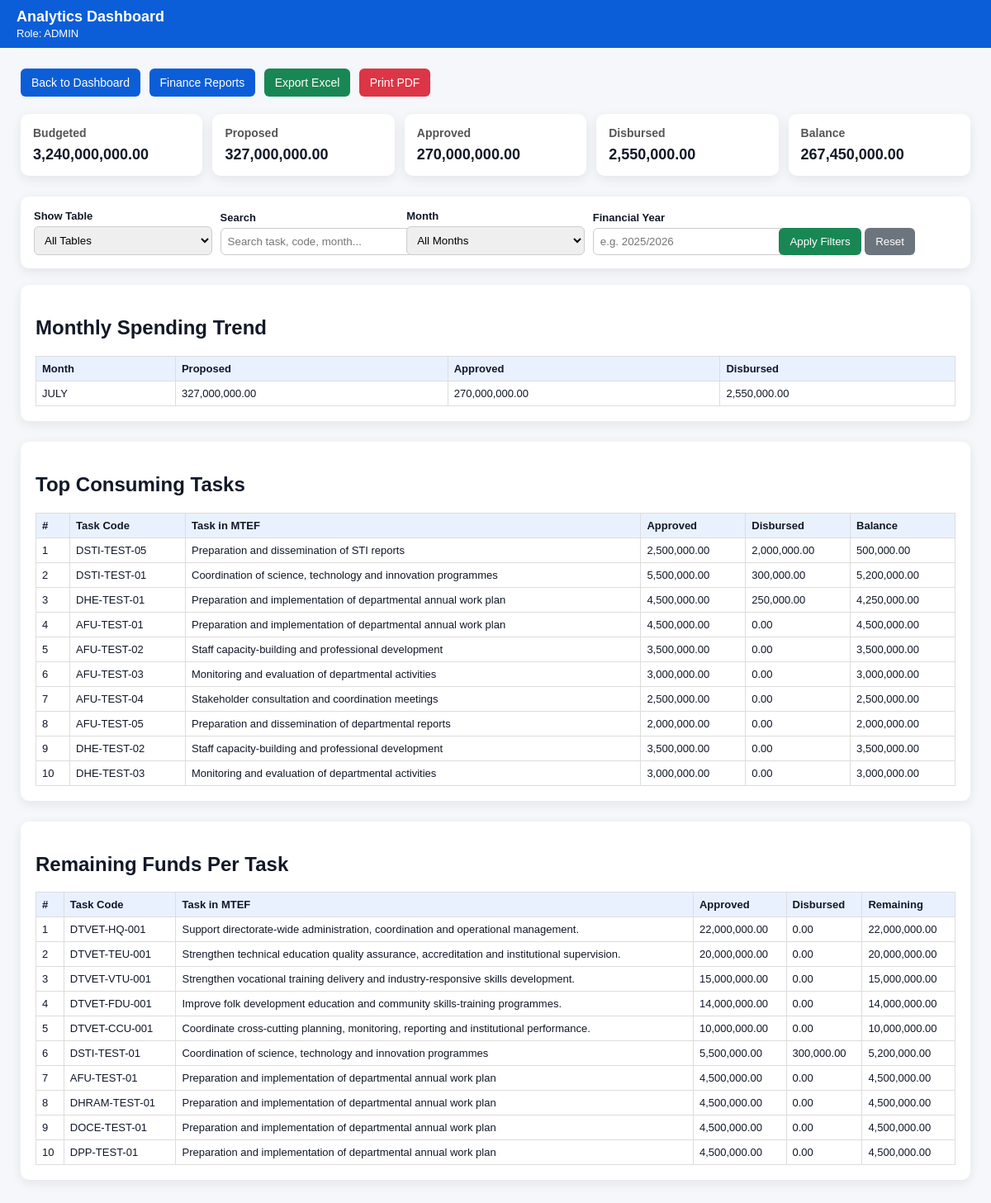
Screenshot of /finance/analytics/ (signed in) with the database file from the repository.
### finance/models.py (models this page shows, shortened)
class BudgetLine(models.Model):
    CATEGORY_CHOICES = [
        ("TRANSPORT", "Transport"),
        ("ACCOMMODATION", "Accommodation"),
        ("FUEL", "Fuel"),
        ("MEALS", "Meals"),
        ("PRINTING", "Printing"),
        ("ALLOWANCE", "Allowance"),
        ("PROCUREMENT", "Procurement"),
        ("OTHER", "Other"),
    ]
    MONTH_CHOICES = [
        ("JULY", "July"),
        ("AUGUST", "August"),
        ("SEPTEMBER", "September"),
        ("OCTOBER", "October"),
        ("NOVEMBER", "November"),
        ("DECEMBER", "December"),
        ("JANUARY", "January"),
        ("FEBRUARY", "February"),
        ("MARCH", "March"),
        ("APRIL", "April"),
        ("MAY", "May"),
        ("JUNE", "June"),
    ]
    department = models.ForeignKey(
        "permits.Department",
        on_delete=models.PROTECT,
        null=True,
        blank=True,
        related_name="finance_budget_lines",
    )
    department_unit = models.ForeignKey(
        "permits.DepartmentUnit",
        on_delete=models.PROTECT,
        null=True,
        blank=True,
        related_name="finance_budget_lines",
    )
    finance_request = models.ForeignKey(
        FinanceRequest,
        on_delete=models.CASCADE,
        related_name="budget_lines",
        null=True,
        blank=True,
    )
    task_code = models.CharField(max_length=50, default="TASK-001")
    task_in_mtef = models.TextField(default="Default Task")
    financial_year = models.CharField(max_length=20, default="2025/2026")
    budgeted_amount = models.DecimalField(
        max_digits=14,
        decimal_places=2,
        default=0,
    )
    amount_disbursed = models.DecimalField(
        max_digits=14,
        decimal_places=2,
        default=0,
    )
    month = models.CharField(
        max_length=20,
        choices=MONTH_CHOICES,
        default="JULY",
    )
    monthly_activity_description = models.TextField(blank=True)
    monthly_proposed_amount = models.DecimalField(
        max_digits=14,
        decimal_places=2,
        null=True,
        blank=True,
        default=Decimal("0.00"),
    )
    monthly_approved_amount = models.DecimalField(
        max_digits=14,
        decimal_places=2,
        null=True,
        blank=True,
        default=Decimal("0.00"),
    )
    item_name = models.CharField(
        max_length=255,
        default="General Activity",
    )
    description = models.TextField(blank=True)
    quantity = models.DecimalField(
        max_digits=10,
        decimal_places=2,
        default=1,
    )
    unit_cost = models.DecimalField(
        max_digits=14,
        decimal_places=2,
        default=0,
    )
    total_cost = models.DecimalField(
        max_digits=14,
        decimal_places=2,
        editable=False,
        default=0,
    )
    budget_code = models.CharField(max_length=50, blank=True)
    expense_category = models.CharField(
        max_length=30,
        choices=CATEGORY_CHOICES,
        default="OTHER",
    )
    remarks = models.TextField(blank=True)
    class Meta:
        ordering = ["financial_year", "month", "task_code"]
        indexes = [
            models.Index(fields=["department", "financial_year"]),
            models.Index(fields=["department", "month"]),
        ]

### finance/views.py (the view)
# urls.py: path("analytics/", views.finance_analytics, name="finance_analytics"),
@login_required
def finance_analytics(request):
    role = get_user_role(request.user)
    if not can_view_finance_reports(request.user):
        messages.error(
            request,
            "You are not allowed to view finance analytics.",
        )
        return redirect("finance:dashboard")
    budget_lines = get_filtered_budget_lines(request)
    analytics_data = build_finance_analytics_data(budget_lines)
    context = {
        "role": role,
        "selected_table": request.GET.get("table", "all"),
        "search_query": request.GET.get("search", ""),
        "selected_month": request.GET.get("month", "all"),
        "financial_year": request.GET.get("financial_year", ""),
        **analytics_data,
    }
    return render(
        request,
        "finance/analytics.html",
        context,
    )

### finance/views.py (called while the page is built, shortened)
def get_user_role(user):
    if user.is_superuser:
        return "ADMIN"

def can_view_finance_reports(user):
    return get_user_role(user) in [
        "ADMIN",
        "DIVISION_BUDGET_OFFICER",
        "ACCOUNTANT",
        "HEAD_OF_UNIT",
        "ASSISTANT_DIRECTOR",
        "DIRECTOR",
    ]

def get_current_financial_year(today=None):
    today = today or date.today()
    if today.month >= 7:
        return f"{today.year}/{today.year + 1}"
    return f"{today.year - 1}/{today.year}"

def get_visible_budget_lines(user):
    base_qs = BudgetLine.objects.select_related(
        "department",
        "department_unit",
        "finance_request",
        "finance_request__department",
    )
    if user.is_superuser or get_user_role(user) == "ADMIN":
        return base_qs.order_by(
            "financial_year",
            "month",
            "task_code",
        )

def calculate_unique_annual_budget(budget_lines):
    seen_tasks = set()
    total = Decimal("0.00")
    for line in budget_lines:
        key = (line.financial_year, line.task_code)
        if key not in seen_tasks:
            total += line.budgeted_amount or Decimal("0.00")
            seen_tasks.add(key)
    return total

### finance/templates/finance/analytics.html (shortened to what this page needs)
<!DOCTYPE html>
<html>
<head>
    {% load humanize %}
</head>
<body>
    <div class="topbar">
        <h1>Analytics Dashboard</h1>
        <p>Role: {{ role }}</p>
    </div>
    <div class="container">
        <div class="actions">
            <a href="{% url 'finance:dashboard' %}">Back to Dashboard</a>
            <a href="{% url 'finance:finance_reports' %}">Finance Reports</a>
            <a id="exportExcelBtn" href="#" class="export-excel">Export Excel</a>
            <a id="exportPdfBtn" href="#" class="export-pdf">Print PDF</a>
        </div>
        <div class="cards">
            <div class="card">
                <h3>Budgeted</h3>
                <p>{{ total_budgeted|floatformat:2|intcomma }}</p>
            </div>
            <div class="card">
                <h3>Proposed</h3>
                <p>{{ total_proposed|floatformat:2|intcomma }}</p>
            </div>
            <div class="card">
                <h3>Approved</h3>
                <p>{{ total_approved|floatformat:2|intcomma }}</p>
            </div>
            <div class="card">
                <h3>Disbursed</h3>
                <p>{{ total_disbursed|floatformat:2|intcomma }}</p>
            </div>
            <div class="card">
                <h3>Balance</h3>
                <p>{{ balance|floatformat:2|intcomma }}</p>
            </div>
        </div>
        <div class="filter-box">
            <div>
                <label>Show Table</label>
                <select id="tableFilter">
                    <option value="all" {% if selected_table == "all" %}selected{% endif %}>All Tables</option>
                </select>
            </div>
            <div>
                <label>Search</label>
                <input type="text" id="searchInput" value="{{ search_query }}" placeholder="Search task, code, month...">
            </div>
            <div>
                <label>Month</label>
                <select id="monthFilter">
                    <option value="all" {% if selected_month == "all" %}selected{% endif %}>All Months</option>
                </select>
            </div>
            <div>
                <label>Financial Year</label>
                <input type="text" id="financialYear" value="{{ financial_year }}" placeholder="e.g. 2025/2026">
            </div>
            <div>
                <button type="button" onclick="applyFilters()">Apply Filters</button>
                <button type="button" class="reset-btn" onclick="resetFilters()">Reset</button>
            </div>
        </div>
        <div class="section analytics-section" data-table="monthly">
            <h2>Monthly Spending Trend</h2>
            <table>
                <tr>
                    <th>Month</th>
                    <th>Proposed</th>
                    <th>Approved</th>
                    <th>Disbursed</th>
                </tr>
                {% for month, data in monthly_data.items %}
                <tr class="filter-row">
                    <td>{{ month }}</td>
                    <td>{{ data.proposed|floatformat:2|intcomma }}</td>
                    <td>{{ data.approved|floatformat:2|intcomma }}</td>
                    <td>{{ data.disbursed|floatformat:2|intcomma }}</td>
                </tr>
                {% empty %}
                <tr>
                    <td colspan="4">No monthly data available.</td>
                </tr>
                {% endfor %}
            </table>
        </div>
        <div class="section analytics-section" data-table="top">
            <h2>Top Consuming Tasks</h2>
            <table>
                <tr>
                    <th>#</th>
                    <th>Task Code</th>
                    <th>Task in MTEF</th>
                    <th>Approved</th>
                    <th>Disbursed</th>
                    <th>Balance</th>
                </tr>
                {% for task in top_consuming_tasks %}
                <tr class="filter-row">
                    <td>{{ forloop.counter }}</td>
                    <td>{{ task.task_code }}</td>
                    <td>{{ task.task_in_mtef }}</td>
                    <td>{{ task.approved|floatformat:2|intcomma }}</td>
                    <td>{{ task.disbursed|floatformat:2|intcomma }}</td>
                    <td>{{ task.balance|floatformat:2|intcomma }}</td>
                </tr>
                {% empty %}
                <tr>
                    <td colspan="6">No task expenditure data available.</td>
                </tr>
                {% endfor %}
            </table>
        </div>
        <div class="section analytics-section" data-table="remaining">
            <h2>Remaining Funds Per Task</h2>
            <table>
                <tr>
                    <th>#</th>
                    <th>Task Code</th>
                    <th>Task in MTEF</th>
                    <th>Approved</th>
                    <th>Disbursed</th>
                    <th>Remaining</th>
                </tr>
                {% for task in remaining_funds_tasks %}
                <tr class="filter-row">
                    <td>{{ forloop.counter }}</td>
                    <td>{{ task.task_code }}</td>
                    <td>{{ task.task_in_mtef }}</td>
                    <td>{{ task.approved|floatformat:2|intcomma }}</td>
                    <td>{{ task.disbursed|floatformat:2|intcomma }}</td>
                    <td>{{ task.balance|floatformat:2|intcomma }}</td>
                </tr>
                {% empty %}
                <tr>
                    <td colspan="6">No remaining funds data available.</td>
                </tr>
                {% endfor %}
            </table>
        </div>
    </div>
</body>
</html>

### finance/templates/finance/analytics.html (style rules this page uses)
body { font-family: Arial, Helvetica, sans-serif; background: #f5f7fb; margin: 0; color: #111827; }
.topbar { background: #0b5ed7; color: white; padding: 10px 20px; }
.topbar h1 { margin: 0; font-size: 18px; }
.topbar p { margin: 2px 0 0; font-size: 13px; }
.container { padding: 25px; }
.actions { margin-bottom: 15px; }
.actions a { background: #0b5ed7; color: white; padding: 9px 13px; border-radius: 6px; text-decoration: none; font-size: 14px; margin-right: 6px; display: inline-block; margin-bottom: 6px; }
.actions a.export-excel { background: #198754; }
.actions a.export-pdf { background: #dc3545; }
.filter-box { background: white; padding: 16px; border-radius: 10px; box-shadow: 0 4px 14px rgba(0, 0, 0, 0.08); margin-bottom: 20px; display: grid; grid-template-columns: repeat(5, 1fr); gap: 10px; align-items: end; }
.filter-box label { font-size: 13px; font-weight: bold; display: block; margin-bottom: 5px; }
.filter-box input, .filter-box select { width: 100%; padding: 8px; border: 1px solid #ccc; border-radius: 6px; }
.filter-box button { background: #198754; color: white; padding: 9px 13px; border: none; border-radius: 6px; cursor: pointer; }
.filter-box .reset-btn { background: #6c757d; }
.cards { display: grid; grid-template-columns: repeat(5, 1fr); gap: 12px; margin-bottom: 25px; }
.card { background: white; padding: 15px; border-radius: 10px; box-shadow: 0 4px 14px rgba(0, 0, 0, 0.08); }
.card h3 { margin: 0; font-size: 14px; color: #555; }
.card p { font-size: 18px; font-weight: bold; margin: 8px 0 0; }
.section { background: white; padding: 18px; border-radius: 10px; box-shadow: 0 4px 14px rgba(0, 0, 0, 0.08); margin-bottom: 25px; }
table { width: 100%; border-collapse: collapse; background: white; }
th, td { padding: 7px; border: 1px solid #ddd; font-size: 13px; text-align: left; vertical-align: top; }
th { background: #e9f1ff; white-space: nowrap; }

### rows the page displays
BudgetLine: task_code "DSTI-TEST-05", task_in_mtef "Preparation and dissemination of STI reports"
BudgetLine: task_code "DSTI-TEST-01", task_in_mtef "Coordination of science, technology and innovation programmes", task_code "DSTI-TEST-01", task_in_mtef "Coordination of science, technology and innovation programmes"
BudgetLine: task_code "DHE-TEST-01", task_in_mtef "Preparation and implementation of departmental annual work plan"
BudgetLine: task_code "AFU-TEST-01", task_in_mtef "Preparation and implementation of departmental annual work plan", task_code "AFU-TEST-01", task_in_mtef "Preparation and implementation of departmental annual work plan"
BudgetLine: task_code "AFU-TEST-02", task_in_mtef "Staff capacity-building and professional development"
BudgetLine: task_code "AFU-TEST-03", task_in_mtef "Monitoring and evaluation of departmental activities"
BudgetLine: task_code "AFU-TEST-04", task_in_mtef "Stakeholder consultation and coordination meetings"
BudgetLine: task_code "AFU-TEST-05", task_in_mtef "Preparation and dissemination of departmental reports"
BudgetLine: task_code "DHE-TEST-02", task_in_mtef "Staff capacity-building and professional development"
BudgetLine: task_code "DHE-TEST-03", task_in_mtef "Monitoring and evaluation of departmental activities"
BudgetLine: task_code "DTVET-HQ-001", task_in_mtef "Support directorate-wide administration, coordination and operational management."
BudgetLine: task_code "DTVET-TEU-001", task_in_mtef "Strengthen technical education quality assurance, accreditation and institutional supervision."
BudgetLine: task_code "DTVET-VTU-001", task_in_mtef "Strengthen vocational training delivery and industry-responsive skills development."
BudgetLine: task_code "DTVET-FDU-001", task_in_mtef "Improve folk development education and community skills-training programmes."
BudgetLine: task_code "DTVET-CCU-001", task_in_mtef "Coordinate cross-cutting planning, monitoring, reporting and institutional performance."
BudgetLine: task_code "DHRAM-TEST-01", task_in_mtef "Preparation and implementation of departmental annual work plan"
BudgetLine: task_code "DOCE-TEST-01", task_in_mtef "Preparation and implementation of departmental annual work plan"
BudgetLine: task_code "DPP-TEST-01", task_in_mtef "Preparation and implementation of departmental annual work plan"

### other values shown
{{ role }} "ADMIN"
{{ total_budgeted|floatformat:2|intcomma }} "3,240,000,000.00"
{{ total_proposed|floatformat:2|intcomma }} "327,000,000.00"
{{ total_approved|floatformat:2|intcomma }} "270,000,000.00"
{{ total_disbursed|floatformat:2|intcomma }} "2,550,000.00"
{{ balance|floatformat:2|intcomma }} "267,450,000.00"
{{ month }} "JULY"
{{ data.proposed|floatformat:2|intcomma }} "327,000,000.00"
{{ data.approved|floatformat:2|intcomma }} "270,000,000.00"
{{ data.disbursed|floatformat:2|intcomma }} "2,550,000.00"
{{ task.approved|floatformat:2|intcomma }} "2,500,000.00" "5,500,000.00" "4,500,000.00" "4,500,000.00" "3,500,000.00" "3,000,000.00" "2,500,000.00" "2,000,000.00" "3,500,000.00" "3,000,000.00"
{{ task.disbursed|floatformat:2|intcomma }} "2,000,000.00" "300,000.00" "250,000.00" "0.00" "0.00" "0.00" "0.00" "0.00" "0.00" "0.00"
{{ task.balance|floatformat:2|intcomma }} "500,000.00" "5,200,000.00" "4,250,000.00" "4,500,000.00" "3,500,000.00" "3,000,000.00" "2,500,000.00" "2,000,000.00" "3,500,000.00" "3,000,000.00"
{{ task.approved|floatformat:2|intcomma }} "22,000,000.00" "20,000,000.00" "15,000,000.00" "14,000,000.00" "10,000,000.00" "5,500,000.00" "4,500,000.00" "4,500,000.00" "4,500,000.00" "4,500,000.00"
{{ task.disbursed|floatformat:2|intcomma }} "0.00" "0.00" "0.00" "0.00" "0.00" "300,000.00" "0.00" "0.00" "0.00" "0.00"
